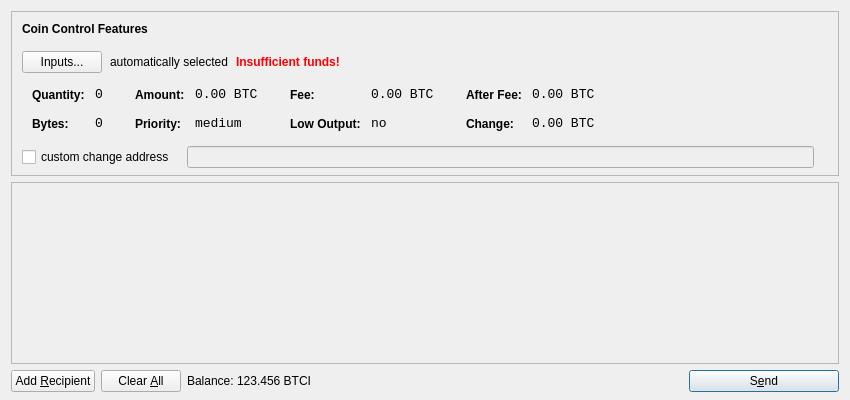
<?xml version="1.0" encoding="UTF-8"?>
<ui version="4.0">
 <class>SendCoinsDialog</class>
 <widget class="QDialog" name="SendCoinsDialog">
  <property name="geometry">
   <rect>
    <x>0</x>
    <y>0</y>
    <width>850</width>
    <height>400</height>
   </rect>
  </property>
  <property name="windowTitle">
   <string>Send Coins</string>
  </property>
  <layout class="QVBoxLayout" name="verticalLayout" stretch="0,1,0">
   <property name="bottomMargin">
    <number>8</number>
   </property>
   <item>
    <widget class="QFrame" name="frameCoinControl">
     <property name="sizePolicy">
      <sizepolicy hsizetype="Expanding" vsizetype="Expanding">
       <horstretch>0</horstretch>
       <verstretch>0</verstretch>
      </sizepolicy>
     </property>
     <property name="maximumSize">
      <size>
       <width>16777215</width>
       <height>16777215</height>
      </size>
     </property>
     <property name="frameShape">
      <enum>QFrame::StyledPanel</enum>
     </property>
     <property name="frameShadow">
      <enum>QFrame::Sunken</enum>
     </property>
     <layout class="QVBoxLayout" name="verticalLayoutCoinControl2">
      <property name="spacing">
       <number>-1</number>
      </property>
      <property name="leftMargin">
       <number>0</number>
      </property>
      <property name="topMargin">
       <number>0</number>
      </property>
      <property name="rightMargin">
       <number>0</number>
      </property>
      <property name="bottomMargin">
       <number>6</number>
      </property>
      <item>
       <layout class="QVBoxLayout" name="verticalLayoutCoinControl" stretch="0,0,0,0,1">
        <property name="spacing">
         <number>0</number>
        </property>
        <property name="leftMargin">
         <number>10</number>
        </property>
        <property name="topMargin">
         <number>10</number>
        </property>
        <item>
         <layout class="QHBoxLayout" name="horizontalLayoutCoinControl1">
          <property name="bottomMargin">
           <number>15</number>
          </property>
          <item>
           <widget class="QLabel" name="labelCoinControlFeatures">
            <property name="sizePolicy">
             <sizepolicy hsizetype="Preferred" vsizetype="Maximum">
              <horstretch>0</horstretch>
              <verstretch>0</verstretch>
             </sizepolicy>
            </property>
            <property name="font">
             <font>
              <weight>75</weight>
              <bold>true</bold>
             </font>
            </property>
            <property name="styleSheet">
             <string notr="true">font-weight:bold;</string>
            </property>
            <property name="text">
             <string>Coin Control Features</string>
            </property>
           </widget>
          </item>
         </layout>
        </item>
        <item>
         <layout class="QHBoxLayout" name="horizontalLayoutCoinControl2" stretch="0,0,0,0">
          <property name="spacing">
           <number>8</number>
          </property>
          <property name="bottomMargin">
           <number>10</number>
          </property>
          <item>
           <widget class="QPushButton" name="pushButtonCoinControl">
            <property name="styleSheet">
             <string notr="true"/>
            </property>
            <property name="text">
             <string>Inputs...</string>
            </property>
           </widget>
          </item>
          <item>
           <widget class="QLabel" name="labelCoinControlAutomaticallySelected">
            <property name="text">
             <string>automatically selected</string>
            </property>
            <property name="margin">
             <number>5</number>
            </property>
           </widget>
          </item>
          <item>
           <widget class="QLabel" name="labelCoinControlInsuffFunds">
            <property name="font">
             <font>
              <weight>75</weight>
              <bold>true</bold>
             </font>
            </property>
            <property name="styleSheet">
             <string notr="true">color:red;font-weight:bold;</string>
            </property>
            <property name="text">
             <string>Insufficient funds!</string>
            </property>
            <property name="margin">
             <number>5</number>
            </property>
           </widget>
          </item>
          <item>
           <spacer name="horizontalSpacerCoinControl">
            <property name="orientation">
             <enum>Qt::Horizontal</enum>
            </property>
            <property name="sizeHint" stdset="0">
             <size>
              <width>40</width>
              <height>1</height>
             </size>
            </property>
           </spacer>
          </item>
         </layout>
        </item>
        <item>
         <widget class="QWidget" name="widgetCoinControl" native="true">
          <property name="sizePolicy">
           <sizepolicy hsizetype="Preferred" vsizetype="Preferred">
            <horstretch>0</horstretch>
            <verstretch>0</verstretch>
           </sizepolicy>
          </property>
          <property name="minimumSize">
           <size>
            <width>0</width>
            <height>0</height>
           </size>
          </property>
          <property name="styleSheet">
           <string notr="true"/>
          </property>
          <layout class="QHBoxLayout" name="horizontalLayoutCoinControl5">
           <property name="margin">
            <number>0</number>
           </property>
           <item>
            <layout class="QHBoxLayout" name="horizontalLayoutCoinControl3" stretch="0,0,0,1">
             <property name="spacing">
              <number>20</number>
             </property>
             <property name="topMargin">
              <number>0</number>
             </property>
             <property name="bottomMargin">
              <number>10</number>
             </property>
             <item>
              <layout class="QFormLayout" name="formLayoutCoinControl1">
               <property name="horizontalSpacing">
                <number>10</number>
               </property>
               <property name="verticalSpacing">
                <number>14</number>
               </property>
               <property name="leftMargin">
                <number>10</number>
               </property>
               <property name="topMargin">
                <number>4</number>
               </property>
               <property name="rightMargin">
                <number>6</number>
               </property>
               <item row="0" column="0">
                <widget class="QLabel" name="labelCoinControlQuantityText">
                 <property name="styleSheet">
                  <string notr="true">font-weight:bold;</string>
                 </property>
                 <property name="text">
                  <string>Quantity:</string>
                 </property>
                 <property name="margin">
                  <number>0</number>
                 </property>
                </widget>
               </item>
               <item row="0" column="1">
                <widget class="QLabel" name="labelCoinControlQuantity">
                 <property name="font">
                  <font>
                   <family>Monospace</family>
                   <pointsize>10</pointsize>
                  </font>
                 </property>
                 <property name="cursor">
                  <cursorShape>IBeamCursor</cursorShape>
                 </property>
                 <property name="contextMenuPolicy">
                  <enum>Qt::ActionsContextMenu</enum>
                 </property>
                 <property name="text">
                  <string notr="true">0</string>
                 </property>
                 <property name="margin">
                  <number>0</number>
                 </property>
                 <property name="textInteractionFlags">
                  <set>Qt::LinksAccessibleByMouse|Qt::TextSelectableByKeyboard|Qt::TextSelectableByMouse</set>
                 </property>
                </widget>
               </item>
               <item row="1" column="0">
                <widget class="QLabel" name="labelCoinControlBytesText">
                 <property name="styleSheet">
                  <string notr="true">font-weight:bold;</string>
                 </property>
                 <property name="text">
                  <string>Bytes:</string>
                 </property>
                </widget>
               </item>
               <item row="1" column="1">
                <widget class="QLabel" name="labelCoinControlBytes">
                 <property name="font">
                  <font>
                   <family>Monospace</family>
                   <pointsize>10</pointsize>
                  </font>
                 </property>
                 <property name="cursor">
                  <cursorShape>IBeamCursor</cursorShape>
                 </property>
                 <property name="contextMenuPolicy">
                  <enum>Qt::ActionsContextMenu</enum>
                 </property>
                 <property name="text">
                  <string notr="true">0</string>
                 </property>
                 <property name="textInteractionFlags">
                  <set>Qt::LinksAccessibleByMouse|Qt::TextSelectableByKeyboard|Qt::TextSelectableByMouse</set>
                 </property>
                </widget>
               </item>
              </layout>
             </item>
             <item>
              <layout class="QFormLayout" name="formLayoutCoinControl2">
               <property name="horizontalSpacing">
                <number>10</number>
               </property>
               <property name="verticalSpacing">
                <number>14</number>
               </property>
               <property name="leftMargin">
                <number>6</number>
               </property>
               <property name="topMargin">
                <number>4</number>
               </property>
               <property name="rightMargin">
                <number>6</number>
               </property>
               <item row="0" column="0">
                <widget class="QLabel" name="labelCoinControlAmountText">
                 <property name="styleSheet">
                  <string notr="true">font-weight:bold;</string>
                 </property>
                 <property name="text">
                  <string>Amount:</string>
                 </property>
                 <property name="margin">
                  <number>0</number>
                 </property>
                </widget>
               </item>
               <item row="0" column="1">
                <widget class="QLabel" name="labelCoinControlAmount">
                 <property name="font">
                  <font>
                   <family>Monospace</family>
                   <pointsize>10</pointsize>
                  </font>
                 </property>
                 <property name="cursor">
                  <cursorShape>IBeamCursor</cursorShape>
                 </property>
                 <property name="contextMenuPolicy">
                  <enum>Qt::ActionsContextMenu</enum>
                 </property>
                 <property name="text">
                  <string notr="true">0.00 BTC</string>
                 </property>
                 <property name="textInteractionFlags">
                  <set>Qt::LinksAccessibleByMouse|Qt::TextSelectableByKeyboard|Qt::TextSelectableByMouse</set>
                 </property>
                </widget>
               </item>
               <item row="1" column="0">
                <widget class="QLabel" name="labelCoinControlPriorityText">
                 <property name="styleSheet">
                  <string notr="true">font-weight:bold;</string>
                 </property>
                 <property name="text">
                  <string>Priority:</string>
                 </property>
                </widget>
               </item>
               <item row="1" column="1">
                <widget class="QLabel" name="labelCoinControlPriority">
                 <property name="font">
                  <font>
                   <family>Monospace</family>
                   <pointsize>10</pointsize>
                  </font>
                 </property>
                 <property name="cursor">
                  <cursorShape>IBeamCursor</cursorShape>
                 </property>
                 <property name="contextMenuPolicy">
                  <enum>Qt::ActionsContextMenu</enum>
                 </property>
                 <property name="text">
                  <string>medium</string>
                 </property>
                 <property name="textInteractionFlags">
                  <set>Qt::LinksAccessibleByMouse|Qt::TextSelectableByKeyboard|Qt::TextSelectableByMouse</set>
                 </property>
                </widget>
               </item>
              </layout>
             </item>
             <item>
              <layout class="QFormLayout" name="formLayoutCoinControl3">
               <property name="horizontalSpacing">
                <number>10</number>
               </property>
               <property name="verticalSpacing">
                <number>14</number>
               </property>
               <property name="leftMargin">
                <number>6</number>
               </property>
               <property name="topMargin">
                <number>4</number>
               </property>
               <property name="rightMargin">
                <number>6</number>
               </property>
               <item row="0" column="0">
                <widget class="QLabel" name="labelCoinControlFeeText">
                 <property name="styleSheet">
                  <string notr="true">font-weight:bold;</string>
                 </property>
                 <property name="text">
                  <string>Fee:</string>
                 </property>
                 <property name="margin">
                  <number>0</number>
                 </property>
                </widget>
               </item>
               <item row="0" column="1">
                <widget class="QLabel" name="labelCoinControlFee">
                 <property name="font">
                  <font>
                   <family>Monospace</family>
                   <pointsize>10</pointsize>
                  </font>
                 </property>
                 <property name="cursor">
                  <cursorShape>IBeamCursor</cursorShape>
                 </property>
                 <property name="contextMenuPolicy">
                  <enum>Qt::ActionsContextMenu</enum>
                 </property>
                 <property name="text">
                  <string notr="true">0.00 BTC</string>
                 </property>
                 <property name="textInteractionFlags">
                  <set>Qt::LinksAccessibleByMouse|Qt::TextSelectableByKeyboard|Qt::TextSelectableByMouse</set>
                 </property>
                </widget>
               </item>
               <item row="1" column="0">
                <widget class="QLabel" name="labelCoinControlLowOutputText">
                 <property name="styleSheet">
                  <string notr="true">font-weight:bold;</string>
                 </property>
                 <property name="text">
                  <string>Low Output:</string>
                 </property>
                </widget>
               </item>
               <item row="1" column="1">
                <widget class="QLabel" name="labelCoinControlLowOutput">
                 <property name="font">
                  <font>
                   <family>Monospace</family>
                   <pointsize>10</pointsize>
                  </font>
                 </property>
                 <property name="cursor">
                  <cursorShape>IBeamCursor</cursorShape>
                 </property>
                 <property name="contextMenuPolicy">
                  <enum>Qt::ActionsContextMenu</enum>
                 </property>
                 <property name="text">
                  <string>no</string>
                 </property>
                 <property name="textInteractionFlags">
                  <set>Qt::LinksAccessibleByMouse|Qt::TextSelectableByKeyboard|Qt::TextSelectableByMouse</set>
                 </property>
                </widget>
               </item>
              </layout>
             </item>
             <item>
              <layout class="QFormLayout" name="formLayoutCoinControl4">
               <property name="horizontalSpacing">
                <number>10</number>
               </property>
               <property name="verticalSpacing">
                <number>14</number>
               </property>
               <property name="leftMargin">
                <number>6</number>
               </property>
               <property name="topMargin">
                <number>4</number>
               </property>
               <property name="rightMargin">
                <number>6</number>
               </property>
               <item row="0" column="0">
                <widget class="QLabel" name="labelCoinControlAfterFeeText">
                 <property name="styleSheet">
                  <string notr="true">font-weight:bold;</string>
                 </property>
                 <property name="text">
                  <string>After Fee:</string>
                 </property>
                 <property name="margin">
                  <number>0</number>
                 </property>
                </widget>
               </item>
               <item row="0" column="1">
                <widget class="QLabel" name="labelCoinControlAfterFee">
                 <property name="font">
                  <font>
                   <family>Monospace</family>
                   <pointsize>10</pointsize>
                  </font>
                 </property>
                 <property name="cursor">
                  <cursorShape>IBeamCursor</cursorShape>
                 </property>
                 <property name="contextMenuPolicy">
                  <enum>Qt::ActionsContextMenu</enum>
                 </property>
                 <property name="text">
                  <string notr="true">0.00 BTC</string>
                 </property>
                 <property name="textInteractionFlags">
                  <set>Qt::LinksAccessibleByMouse|Qt::TextSelectableByKeyboard|Qt::TextSelectableByMouse</set>
                 </property>
                </widget>
               </item>
               <item row="1" column="0">
                <widget class="QLabel" name="labelCoinControlChangeText">
                 <property name="styleSheet">
                  <string notr="true">font-weight:bold;</string>
                 </property>
                 <property name="text">
                  <string>Change:</string>
                 </property>
                </widget>
               </item>
               <item row="1" column="1">
                <widget class="QLabel" name="labelCoinControlChange">
                 <property name="font">
                  <font>
                   <family>Monospace</family>
                   <pointsize>10</pointsize>
                  </font>
                 </property>
                 <property name="cursor">
                  <cursorShape>IBeamCursor</cursorShape>
                 </property>
                 <property name="contextMenuPolicy">
                  <enum>Qt::ActionsContextMenu</enum>
                 </property>
                 <property name="text">
                  <string notr="true">0.00 BTC</string>
                 </property>
                 <property name="textInteractionFlags">
                  <set>Qt::LinksAccessibleByMouse|Qt::TextSelectableByKeyboard|Qt::TextSelectableByMouse</set>
                 </property>
                </widget>
               </item>
              </layout>
             </item>
            </layout>
           </item>
          </layout>
         </widget>
        </item>
        <item>
         <layout class="QHBoxLayout" name="horizontalLayoutCoinControl4" stretch="0,0,0">
          <property name="spacing">
           <number>12</number>
          </property>
          <property name="sizeConstraint">
           <enum>QLayout::SetDefaultConstraint</enum>
          </property>
          <property name="topMargin">
           <number>5</number>
          </property>
          <property name="rightMargin">
           <number>5</number>
          </property>
          <item>
           <widget class="QCheckBox" name="checkBoxCoinControlChange">
            <property name="text">
             <string>custom change address</string>
            </property>
           </widget>
          </item>
          <item>
           <widget class="QLineEdit" name="lineEditCoinControlChange">
            <property name="enabled">
             <bool>false</bool>
            </property>
            <property name="sizePolicy">
             <sizepolicy hsizetype="Expanding" vsizetype="Fixed">
              <horstretch>0</horstretch>
              <verstretch>0</verstretch>
             </sizepolicy>
            </property>
           </widget>
          </item>
          <item>
           <widget class="QLabel" name="labelCoinControlChangeLabel">
            <property name="sizePolicy">
             <sizepolicy hsizetype="Preferred" vsizetype="Expanding">
              <horstretch>0</horstretch>
              <verstretch>0</verstretch>
             </sizepolicy>
            </property>
            <property name="minimumSize">
             <size>
              <width>0</width>
              <height>0</height>
             </size>
            </property>
            <property name="text">
             <string/>
            </property>
            <property name="margin">
             <number>3</number>
            </property>
           </widget>
          </item>
         </layout>
        </item>
        <item>
         <spacer name="verticalSpacerCoinControl">
          <property name="orientation">
           <enum>Qt::Vertical</enum>
          </property>
          <property name="sizeHint" stdset="0">
           <size>
            <width>800</width>
            <height>1</height>
           </size>
          </property>
         </spacer>
        </item>
       </layout>
      </item>
     </layout>
    </widget>
   </item>
   <item>
    <widget class="QScrollArea" name="scrollArea">
     <property name="widgetResizable">
      <bool>true</bool>
     </property>
     <widget class="QWidget" name="scrollAreaWidgetContents">
      <property name="geometry">
       <rect>
        <x>0</x>
        <y>0</y>
        <width>830</width>
        <height>165</height>
       </rect>
      </property>
      <layout class="QVBoxLayout" name="verticalLayout_2">
       <property name="margin">
        <number>0</number>
       </property>
       <item>
        <layout class="QVBoxLayout" name="entries">
         <property name="spacing">
          <number>6</number>
         </property>
        </layout>
       </item>
       <item>
        <spacer name="verticalSpacer">
         <property name="orientation">
          <enum>Qt::Vertical</enum>
         </property>
         <property name="sizeHint" stdset="0">
          <size>
           <width>20</width>
           <height>40</height>
          </size>
         </property>
        </spacer>
       </item>
      </layout>
     </widget>
    </widget>
   </item>
   <item>
    <layout class="QHBoxLayout" name="horizontalLayout">
     <item>
      <widget class="QPushButton" name="addButton">
       <property name="toolTip">
        <string>Send to multiple recipients at once</string>
       </property>
       <property name="text">
        <string>Add &amp;Recipient</string>
       </property>
       <property name="icon">
        <iconset resource="../bitcoin.qrc">
         <normaloff>:/icons/add</normaloff>:/icons/add</iconset>
       </property>
       <property name="autoDefault">
        <bool>false</bool>
       </property>
      </widget>
     </item>
     <item>
      <widget class="QPushButton" name="clearButton">
       <property name="sizePolicy">
        <sizepolicy hsizetype="Minimum" vsizetype="Fixed">
         <horstretch>0</horstretch>
         <verstretch>0</verstretch>
        </sizepolicy>
       </property>
       <property name="toolTip">
        <string>Remove all transaction fields</string>
       </property>
       <property name="text">
        <string>Clear &amp;All</string>
       </property>
       <property name="icon">
        <iconset resource="../bitcoin.qrc">
         <normaloff>:/icons/remove</normaloff>:/icons/remove</iconset>
       </property>
       <property name="autoRepeatDelay">
        <number>300</number>
       </property>
       <property name="autoDefault">
        <bool>false</bool>
       </property>
      </widget>
     </item>
     <item>
      <layout class="QHBoxLayout" name="horizontalLayout_2">
       <property name="spacing">
        <number>3</number>
       </property>
       <item>
        <widget class="QLabel" name="label">
         <property name="text">
          <string>Balance:</string>
         </property>
        </widget>
       </item>
       <item>
        <widget class="QLabel" name="labelBalance">
         <property name="cursor">
          <cursorShape>IBeamCursor</cursorShape>
         </property>
         <property name="text">
          <string>123.456 BTCI</string>
         </property>
         <property name="textInteractionFlags">
          <set>Qt::LinksAccessibleByMouse|Qt::TextSelectableByKeyboard|Qt::TextSelectableByMouse</set>
         </property>
        </widget>
       </item>
      </layout>
     </item>
     <item>
      <spacer name="horizontalSpacer">
       <property name="orientation">
        <enum>Qt::Horizontal</enum>
       </property>
       <property name="sizeHint" stdset="0">
        <size>
         <width>40</width>
         <height>20</height>
        </size>
       </property>
      </spacer>
     </item>
     <item>
      <widget class="QPushButton" name="sendButton">
       <property name="minimumSize">
        <size>
         <width>150</width>
         <height>0</height>
        </size>
       </property>
       <property name="toolTip">
        <string>Confirm the send action</string>
       </property>
       <property name="text">
        <string>S&amp;end</string>
       </property>
       <property name="icon">
        <iconset resource="../bitcoin.qrc">
         <normaloff>:/icons/send</normaloff>:/icons/send</iconset>
       </property>
       <property name="default">
        <bool>true</bool>
       </property>
      </widget>
     </item>
    </layout>
   </item>
  </layout>
 </widget>
 <resources>
  <include location="../bitcoin.qrc"/>
 </resources>
 <connections/>
</ui>
